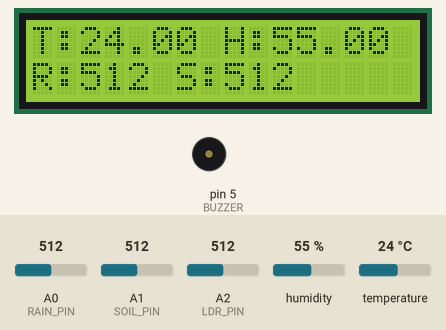
This sketch was run on a simulated Arduino Uno, built with avr-gcc and run on an emulated ATmega328P. On the bench: 16×2 character LCD, buzzer (waves = sounding, pin HIGH). The test bench sets the inputs (shaded band); at power-on: humidity 55 %, A0 (RAIN_PIN) = 512, A1 (SOIL_PIN) = 512, temperature 24 °C, A2 (LDR_PIN) = 512.

Above: at 3.2 s.
3.3 s: humidity set to 22 %
At 5.2 s:
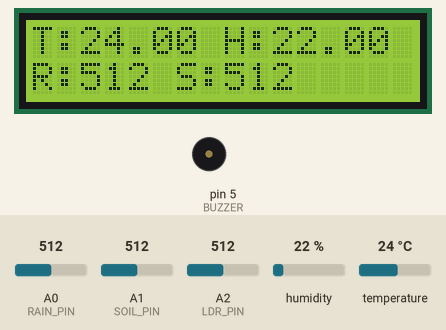
6.1 s: A0 (RAIN_PIN) set to 716
At 7.6 s:
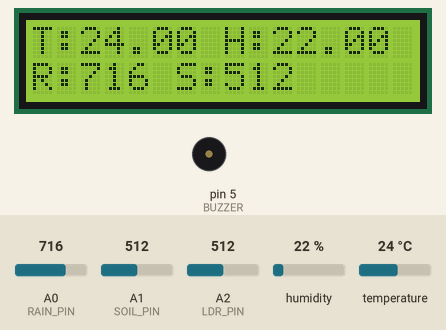
8.9 s: A1 (SOIL_PIN) set to 716
At 11.1 s:
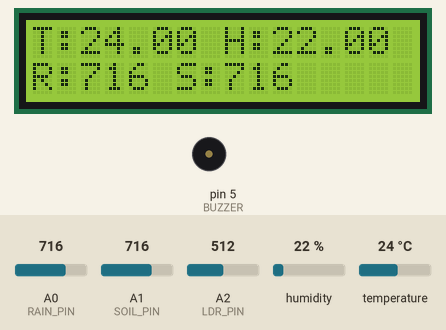
12.0 s: temperature set to 12 °C
At 13.5 s:
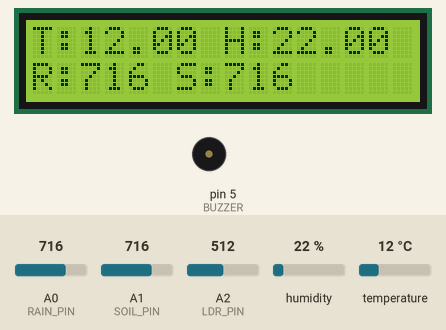
14.8 s: A0 (RAIN_PIN) set to 992
At 17.9 s:
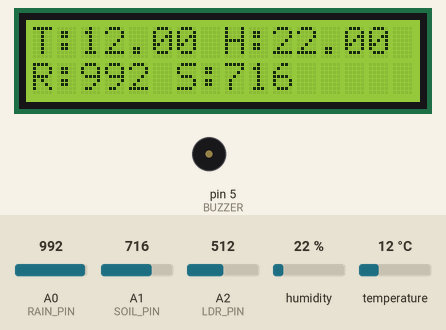
18.2 s: A1 (SOIL_PIN) set to 992
At 19.3 s:
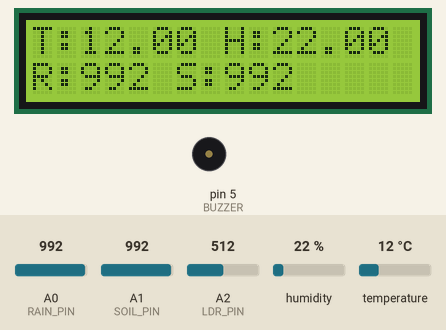
Timing chart, 0 to 21.2 s (numbered marks = the images above; inputs shaded):
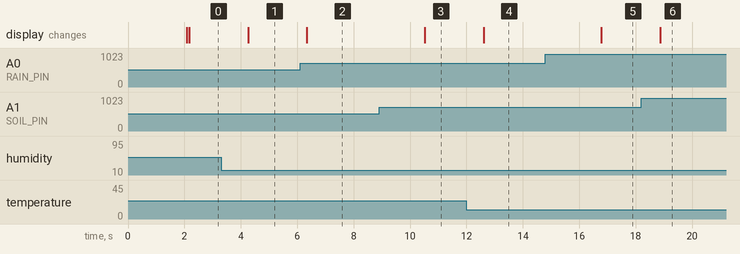

Measured:
- after the input at 3.3 s, the display: changes after 0.96 s (image 1)
- after the input at 6.1 s, the display: changes after 0.25 s (image 2)
- after the input at 8.9 s, the display: changes after 1.6 s (image 3)
- after the input at 12.0 s, the display: changes after 0.61 s (image 4)
- after the input at 14.8 s, the display: changes after 2.0 s (image 5)
- after the input at 18.2 s, the display: changes after 0.67 s (image 6)

The sketch:

sketch_apr30ads.ino
```cpp
#include <DHT.h>
#include <Wire.h>
#include <LiquidCrystal_I2C.h>
#include <SoftwareSerial.h>

#define DHTPIN 2
#define DHTTYPE DHT11

DHT dht(DHTPIN, DHTTYPE);
LiquidCrystal_I2C lcd(0x27, 16, 2);

// Serial to ESP32
SoftwareSerial espSerial(10, 11); // RX, TX

// Pins
#define RAIN_PIN A0
#define SOIL_PIN A1
#define LDR_PIN  A2
#define BUZZER   5

void setup() {
  Serial.begin(9600);
  espSerial.begin(9600);

  dht.begin();
  lcd.init();
  lcd.backlight();

  pinMode(BUZZER, OUTPUT);

  lcd.print("System Starting");
  delay(2000);
  lcd.clear();
}

void loop() {

  int rain = analogRead(RAIN_PIN);
  int soil = analogRead(SOIL_PIN);
  int ldr  = analogRead(LDR_PIN);

  float temp = dht.readTemperature();
  float hum  = dht.readHumidity();

  // Send to ESP32 (IMPORTANT)
  espSerial.print("R:"); espSerial.print(rain);
  espSerial.print(",S:"); espSerial.print(soil);
  espSerial.print(",L:"); espSerial.print(ldr);
  espSerial.print(",T:"); espSerial.print(temp);
  espSerial.print(",H:"); espSerial.println(hum);

  // LCD
  lcd.setCursor(0, 0);
  lcd.print("T:"); lcd.print(temp);
  lcd.print(" H:"); lcd.print(hum);

  lcd.setCursor(0, 1);
  lcd.print("R:"); lcd.print(rain);
  lcd.print(" S:"); lcd.print(soil);

  delay(2000);
}
```
